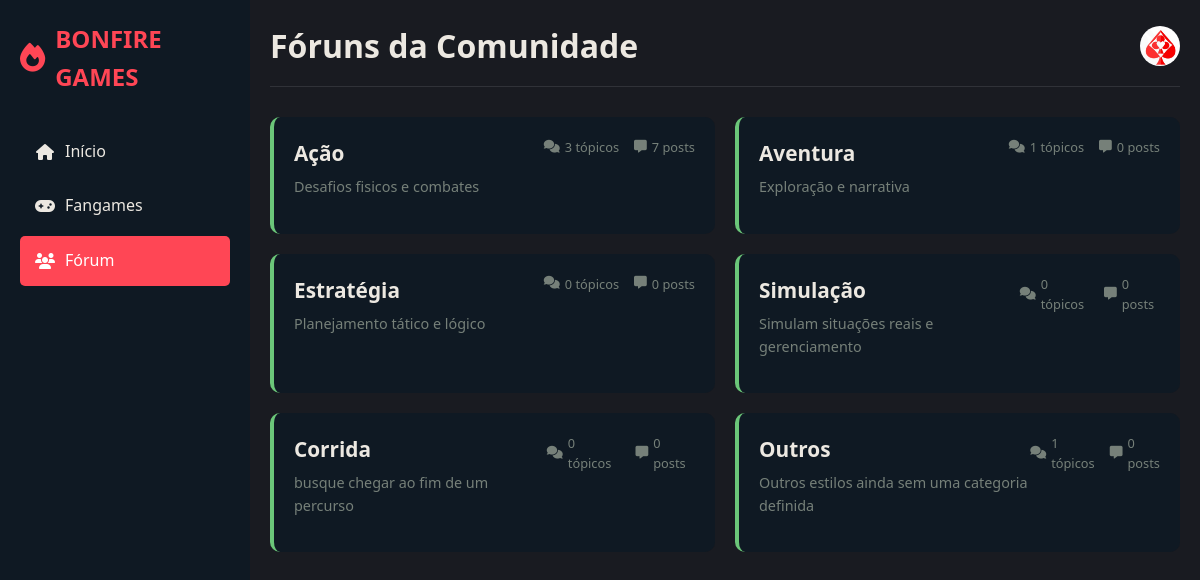
Screenshot of /forum.php (signed in) with the database file from the repository.
### tables this page shows
CREATE TABLE `usuarios` (
  `CustomerID` int(11) UNSIGNED NOT NULL,
  `CustomerGmail` varchar(255) NOT NULL,
  `CustomerName` varchar(255) NOT NULL,
  `CustomerPassword` varchar(255) NOT NULL,
  `CustomerHandle` varchar(255) DEFAULT NULL,
  `CustomerBio` text DEFAULT NULL,
  `ProfileIcon` varchar(10) DEFAULT '?',
  `ProfilePhoto` text DEFAULT NULL,
  `ProfileBanner` text DEFAULT NULL,
  `CoverPhoto` text DEFAULT NULL,
  `CreatedAt` datetime DEFAULT current_timestamp()
);

CREATE TABLE `forum_categories` (
  `CategoryID` int(11) UNSIGNED NOT NULL,
  `CategoryName` varchar(255) NOT NULL,
  `CategoryDescription` text DEFAULT NULL,
  `CreatedAt` datetime DEFAULT current_timestamp()
);

### config.php (called while the page is built, shortened)
<?php
function isLoggedIn() {
    return isset($_SESSION['customer_id']);
}
function getCurrentUser($pdo) {
    $stmt = $pdo->prepare("SELECT *, ProfileBanner FROM usuarios WHERE CustomerID = ?");
    $stmt->execute([$_SESSION['customer_id']]);
    return $stmt->fetch(PDO::FETCH_ASSOC);
}
function checkForumTables($pdo) {
    try {
        $stmt = $pdo->query("SELECT COUNT(*) FROM forum_categories");
        return true;
    } catch (Exception $e) {
        return false;
    }
}
function getForumCategories($pdo) {
    if (!checkForumTables($pdo)) {
        return [];
    }
    try {
        $stmt = $pdo->query("
            SELECT fc.*,
                   (SELECT COUNT(*) FROM forum_topics ft WHERE ft.CategoryID = fc.CategoryID) as topic_count,
                   (SELECT COUNT(*) FROM forum_posts fp
                    JOIN forum_topics ft ON fp.TopicID = ft.TopicID
                    WHERE ft.CategoryID = fc.CategoryID) as post_count
            FROM forum_categories fc
            WHERE fc.CategoryID >= 13  -- Apenas as categorias mais recentes
            ORDER BY fc.CategoryID
        ");
        $categories = $stmt->fetchAll(PDO::FETCH_ASSOC);
        return $categories;
    } catch (Exception $e) {
        error_log("Erro em getForumCategories: " . $e->getMessage());
        return [];
    }
}
?>

### forum.php (the view, shortened to what this page needs)
<?php
require_once 'config.php';
$user = getCurrentUser($pdo);
$categories = getForumCategories($pdo);
$userAgent = $_SERVER['HTTP_USER_AGENT'] ?? '';
$isMobile = false;
$isTablet = false;
$browser = 'Unknown';
if (preg_match('/Firefox\/([0-9.]+)/i', $userAgent, $matches)) {
    $browser = 'Firefox';
    $browserVersion = $matches[1];
} elseif (preg_match('/Chrome\/([0-9.]+)/i', $userAgent, $matches)) {
    $browser = 'Chrome';
} elseif (preg_match('/Safari\/([0-9.]+)/i', $userAgent, $matches)) {
    $browser = 'Safari';
    $browserVersion = $matches[1];
} elseif (preg_match('/Edge\/([0-9.]+)/i', $userAgent, $matches)) {
    $browser = 'Edge';
    $browserVersion = $matches[1];
} elseif (preg_match('/MSIE ([0-9.]+)/i', $userAgent, $matches)) {
    $browser = 'Internet Explorer';
    $browserVersion = $matches[1];
}
?>
<!DOCTYPE html>
<html lang="pt-BR">
<head>
    <link rel="stylesheet" href="https://cdnjs.cloudflare.com/ajax/libs/font-awesome/6.4.0/css/all.min.css">
</head>
<body data-device="<?php echo $isMobile ? 'mobile' : ($isTablet ? 'tablet' : 'desktop'); ?>"
      data-browser="<?php echo strtolower($browser); ?>">
    <div class="container">
        <div class="sidebar" id="sidebar">
            <div class="logo">
                <i class="fas fa-fire"></i>
                <span>BONFIRE GAMES</span>
            </div>
            <div class="nav-links">
                <a href="index.php" class="nav-link">
                    <i class="fas fa-home"></i>
                    <span>Início</span>
                </a>
                <a href="fangames.php" class="nav-link">
                    <i class="fas fa-gamepad"></i>
                    <span>Fangames</span>
                </a>
                <a href="forum.php" class="nav-link active">
                    <i class="fas fa-users"></i>
                    <span>Fórum</span>
                </a>
            </div>
        </div>
        <div class="main-content">
            <div class="header">
                <div class="page-title">Fóruns da Comunidade</div>
                <div class="header-actions">
                    <?php if ($user): ?>
                    <div class="user-avatar-container">
                        <div class="user-avatar" id="userAvatar" style="background-image: url('<?php echo htmlspecialchars($user['ProfilePhoto'] ?? ''); ?>')">
                        </div>
                    </div>
                    <?php endif; ?>
                </div>
            </div>
            <div class="categories-grid">
                <?php foreach ($categories as $category): ?>
                <div class="category-card">
                    <div class="category-header">
                        <div>
                            <h3 class="category-title">
                                <a href="category.php?id=<?= $category['CategoryID'] ?>" style="color: inherit; text-decoration: none;">
                                    <?= htmlspecialchars($category['CategoryName']) ?>
                                </a>
                            </h3>
                            <p class="category-description"><?= htmlspecialchars($category['CategoryDescription']) ?></p>
                        </div>
                        <div class="category-stats">
                            <div class="category-stat">
                                <i class="fas fa-comments"></i>
                                <span><?= $category['topic_count'] ?> tópicos</span>
                            </div>
                            <div class="category-stat">
                                <i class="fas fa-message"></i>
                                <span><?= $category['post_count'] ?> posts</span>
                            </div>
                        </div>
                    </div>
                </div>
                <?php endforeach; ?>
            </div>
        </div>
    </div>
</body>
</html>

### rows the page displays
usuarios: ProfilePhoto (picture)
forum_categories: CategoryName "Ação", CategoryDescription "Desafios fisicos e combates", topic_count "3", post_count "7"
forum_categories: CategoryName "Aventura", CategoryDescription "Exploração e narrativa", topic_count "1", post_count "0"
forum_categories: CategoryName "Estratégia", CategoryDescription "Planejamento tático e lógico", topic_count "0", post_count "0"
forum_categories: CategoryName "Simulação", CategoryDescription "Simulam situações reais e gerenciamento", topic_count "0", post_count "0"
forum_categories: CategoryName "Corrida", CategoryDescription "busque chegar ao fim de um percurso", topic_count "0", post_count "0"
forum_categories: CategoryName "Outros", CategoryDescription "Outros estilos ainda sem uma categoria definida", topic_count "1", post_count "0"
